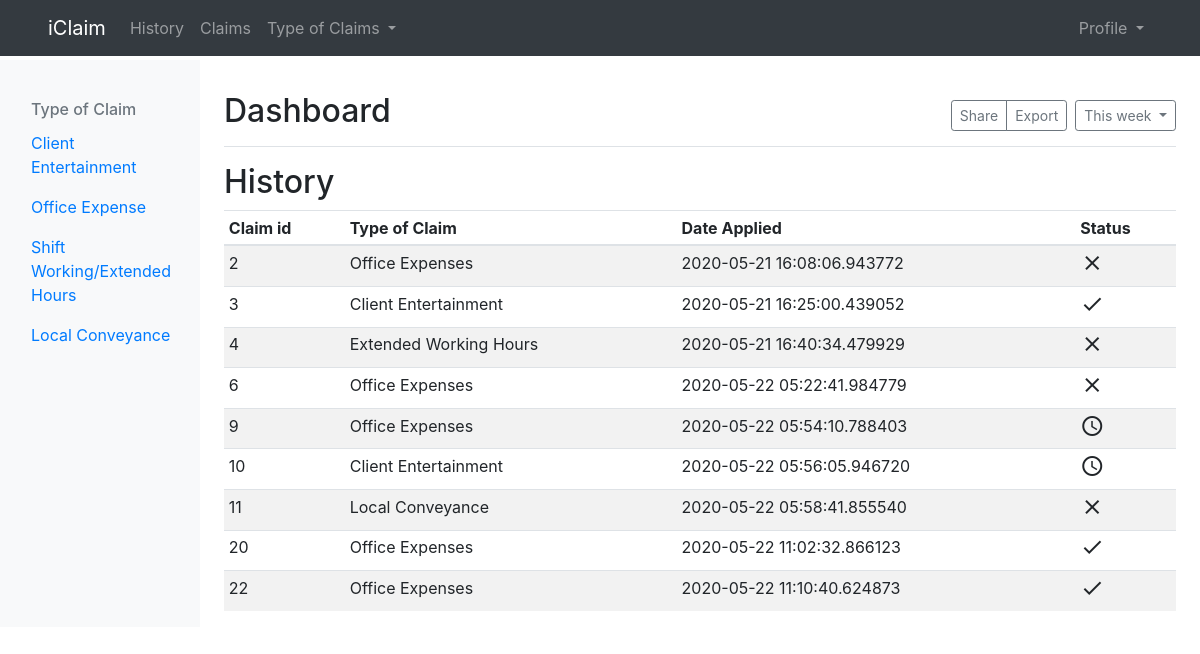
Screenshot of /claims/history (signed in) with the database file from the repository.
### ClaimSettlementApp/models.py (models this page shows, shortened)
class Claims(db.Model):
    id = db.Column(db.Integer, primary_key = True)
    claim_type = db.Column(db.String)
    claim_id = db.Column(db.Integer)
    user_id = db.Column(db.Integer, db.ForeignKey('user.id'), nullable = False)
    approved = db.Column(db.Integer, default = 0)
    date_applied = db.Column(db.DateTime, nullable = False, default = datetime.utcnow)

### ClaimSettlementApp/routes.py (the view)
@app.route("/claims/history")
@login_required
def client_history():
    history = Claims.query.filter_by(user_id = current_user.id)
    return render_template('history.html', history = history)

### ClaimSettlementApp/models.py (called while the page is built)
@login_manager.user_loader
def load_user(user_id):
    return User.query.get(int(user_id))

### ClaimSettlementApp/templates/history.html
{% extends "layout.html" %}
{% block content %}
      <h2>History</h2>
      <div class="table-responsive">
        <table class="table table-striped table-sm">
          <thead>
            <tr>
              <th>Claim id</th>
              <th>Type of Claim</th>
              <th>Date Applied</th>
              <th>Status</th>
            </tr>
          </thead>
          <tbody>
          {% for application in history %}
            <tr>
              <td>{{ application.id }}</td>
              <td>{{ application.claim_type }}</td>
              <td>{{ application.date_applied}}</td>
              {% if application.approved  == 1%}
                <td><i class="large material-icons">check</i></td>
              {% elif application.approved == 0 %}
                <td><i class="large material-icons">access_time</i></td>
              {% else %}
              <td class="color:'red';"><i class="large material-icons">close</i></td>
              {% endif %}
            </tr>
          {% endfor %}
        </tbody>
        </table>
{% endblock content %}

### rows the page displays
Claims: id "2", claim_type "Office Expenses", date_applied "2020-05-21 16:08:06.943772"
Claims: id "3", claim_type "Client Entertainment", date_applied "2020-05-21 16:25:00.439052", approved 1 (drawn)
Claims: id "4", claim_type "Extended Working Hours", date_applied "2020-05-21 16:40:34.479929"
Claims: id "6", claim_type "Office Expenses", date_applied "2020-05-22 05:22:41.984779"
Claims: id "9", claim_type "Office Expenses", date_applied "2020-05-22 05:54:10.788403", approved 0 (drawn)
Claims: id "10", claim_type "Client Entertainment", date_applied "2020-05-22 05:56:05.946720", approved 0 (drawn)
Claims: id "11", claim_type "Local Conveyance", date_applied "2020-05-22 05:58:41.855540"
Claims: id "20", claim_type "Office Expenses", date_applied "2020-05-22 11:02:32.866123", approved 1 (drawn)
Claims: id "22", claim_type "Office Expenses", date_applied "2020-05-22 11:10:40.624873", approved 1 (drawn)
